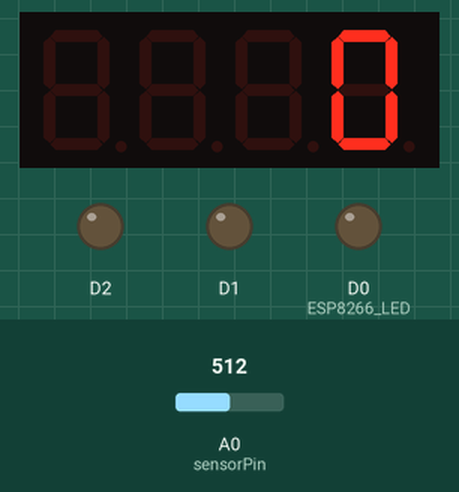
Bench run of a sketch on a simulated ESP8266 (NodeMCU). On the bench: 4-digit seven-segment display, output pins drawn as LEDs (lit = HIGH). The inputs (shaded band) are chosen by the test bench; at power-on: A0 (sensorPin) = 512. WiFi joins after 1.5 s; servers stay silent unless stated.

Above: at 2.13 s.
2.8 s: A0 (sensorPin) set to 490
At 5.0 s:
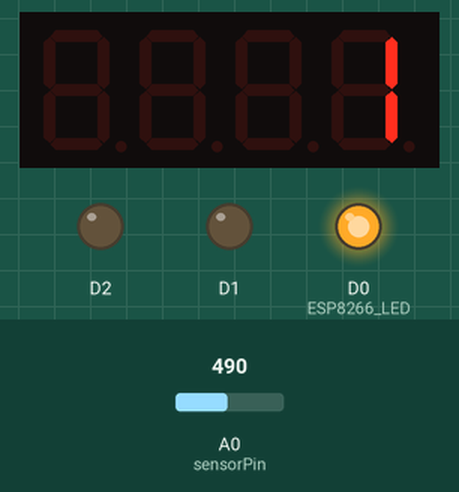
6.9 s: A0 (sensorPin) set to 508
At 9.1 s:
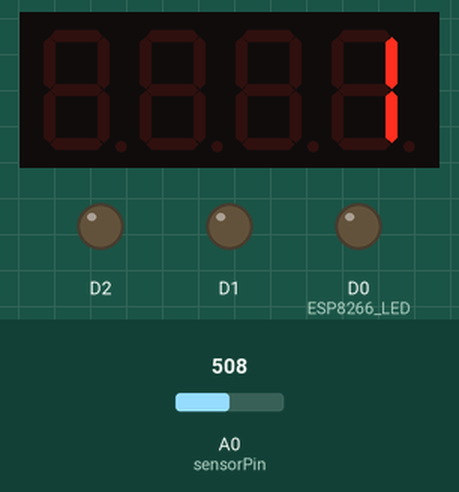
Timing chart, 0 to 10.6 s (numbered marks = the images above; inputs shaded):
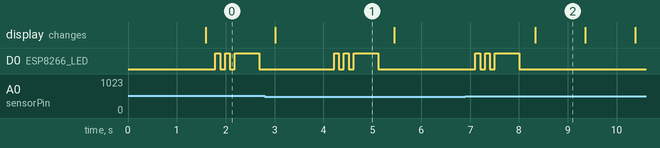

The sketch:

I2C_IoT_LED_esp8266.ino
```cpp
#include <TM1637Display.h>
#include <ESP8266WiFi.h>

#define DEVICE_NAME "TIG_WELDER"                          // So the same code/stream can work for different tools
const char* ssid      = "YOUR NETWORK";                   // SSID
const char* password  = "YOUR PASSWORD";                  // Password
const char* host      = "data.sparkfun.com";              // website

//input (assuming an analog signal)
int sensorPin = A0; //the analog pin

// Module connection pins (Digital Pins)
#define CLK D5
#define DIO D4

// The amount of time (in milliseconds) to wait
// take into account the time to send the data also
#define TEST_DELAY   1000

// LED pin to blink
#define ESP8266_LED 16

// set up the display
TM1637Display display(CLK, DIO);

// set up and initialize
void setup()
{


  // set up the pins
  pinMode(ESP8266_LED, OUTPUT);
  pinMode(5, OUTPUT);
  pinMode(4, OUTPUT);

  // set the brightness
  display.setBrightness(0x0a);

  // start the wifis!
  WiFi.begin(ssid, password);

  // wait for it to work
  while (WiFi.status() != WL_CONNECTED) {
    display.showNumberDec( 8080 );
    delay(500);
  }


}

// Rinse and repeat
void loop() {

   // reset to zero
   display.showNumberDec( 0 ); // send to the display

   int reading = analogRead( sensorPin ); // current voltage off the sensor

   // we just want to know if it is a strong signal right now
   if ( reading > 500 ) {

       // this is the internet bit
       // send that a session started
       connect( "START" );
   }

   // set counter to zero
   int count = 0;

   // while we have a strong signal, keep counting
   while ( reading > 500 ) {

     // increment!
     count++;

     // now we display it in decimal
     display.showNumberDec( count ); // send to the display

     // we are counting "seconds" so put in a delay
     delay(TEST_DELAY);

     // get another reading
     reading = analogRead(sensorPin); // current voltage off the sensor


   }

  // if the count is greater than zero there must have been a session
  // that ended so send the end event
  if ( count > 0 )
  {
     connect( "END" );
  }

}

void blink()
{

  // blinking the LED
  // yes I could use a for loop but I didn't. Copypasta FTW
  digitalWrite(ESP8266_LED, HIGH);
  delay(100);
  digitalWrite(ESP8266_LED, LOW);
  delay(100);
  digitalWrite(ESP8266_LED, HIGH);
  delay(100);
  digitalWrite(ESP8266_LED, LOW);
  delay(100);
  digitalWrite(ESP8266_LED, HIGH);
  delay(500);
  digitalWrite(ESP8266_LED, LOW);
  delay(100);

  }

void connect( String event ) {

  // you probably don't need this but I found
  // it unresponsive unless I waited a bit
  delay(200);

  // blink the LED to show stuff is happening
  blink();

  // Use WiFiClient class to create TCP connections
  WiFiClient client;

  // port = 80 for web stuffs
  const int httpPort = 80;

  // try out that connection plz
  if (!client.connect(host, httpPort)) {
    return;
  }

  // We now create a URI for the request including our data
  String url = "/input/NJODn6OOZwF30qpYVpwo?private_key=ENTER YOUR PRIVATE KEY&device=";
  url += DEVICE_NAME;   // name of the device, eg. WELDER
  url += "&event=";
  url += event;         // did the session start or end?

  // This will send the request to the server
  // we are not interested in the response in this example
  client.print(String("GET ") + url + " HTTP/1.1\r\n" +
               "Host: " + host + "\r\n" +
               "Connection: close\r\n\r\n");
  // tiny delay
  delay(10);


}
```

Measured:
- the behaviour switches between 500 and 501 on A0 (sensorPin) (found by bisection; images 1 and 2)
- after the input at 2.8 s, D0 (ESP8266_LED): goes HIGH 0.10 s, LOW 0.10 s, HIGH 0.10 s, LOW 0.10 s, HIGH 0.50 s, then LOW, starting after 1.4 s
- after the input at 6.9 s, D0 (ESP8266_LED): goes HIGH 0.10 s, LOW 0.10 s, HIGH 0.10 s, LOW 0.10 s, HIGH 0.50 s, then LOW, starting after 0.21 s; the display: changes after 1.4 s (image 2)
- what the display in image 1 shows lasts 2.4 s, from 3.0 s to 5.4 s
- what the display in image 2 shows lasts 1.1 s, from 8.3 s to 9.4 s
